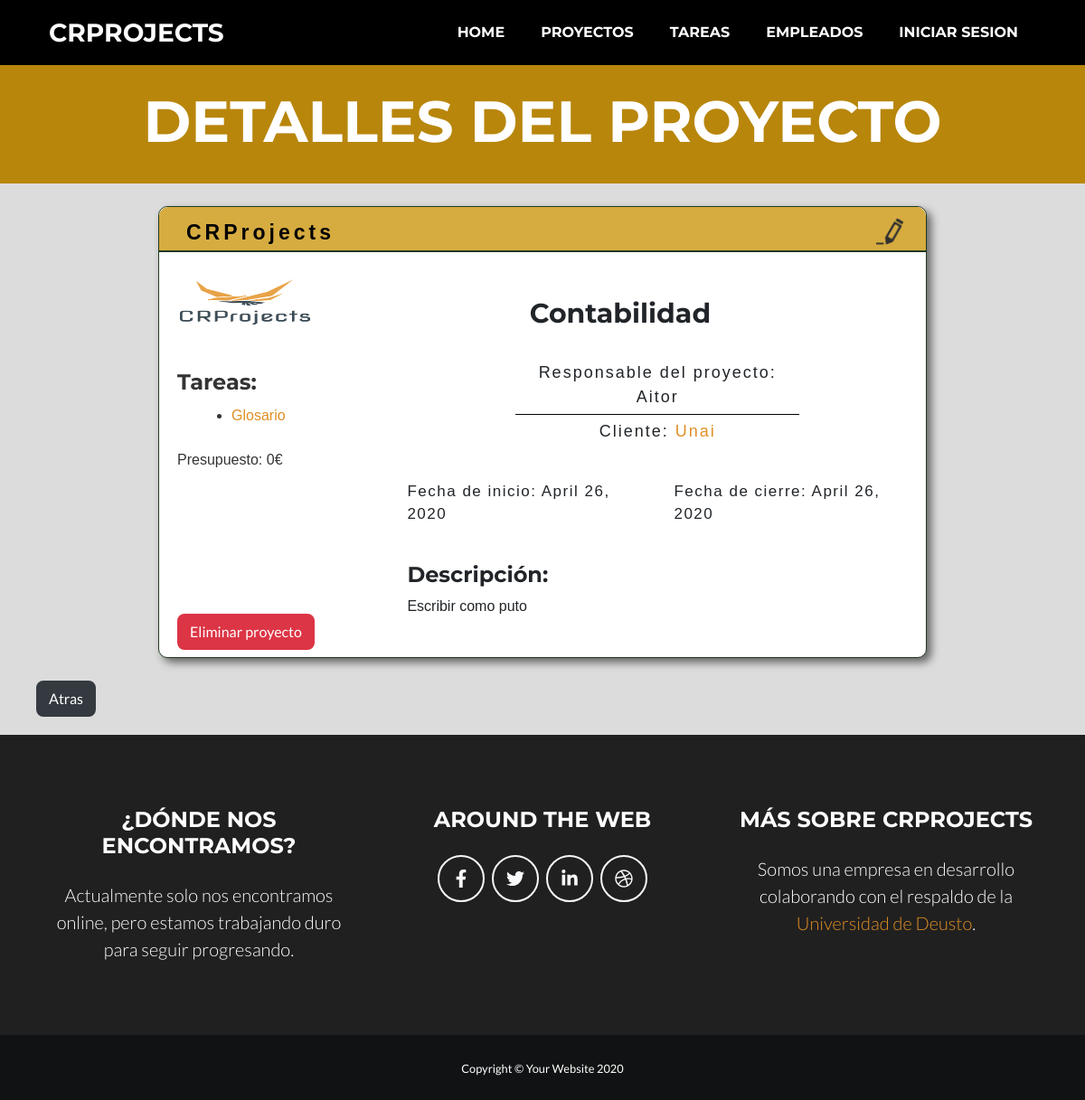
The app's page /proyecto/2/ with its own data.
### appGestorProyectos/models.py (models this page shows, shortened)
class Proyecto(models.Model):
    nombre = models.CharField(max_length=50)
    descripcion = models.TextField(max_length=200)
    fecha_inicio = models.DateField(("Date"), default=date.today)
    fecha_fin = models.DateField(("Date"), default=date.today)
    presupuesto = models.IntegerField(default=0)
    nombre_cliente = models.CharField(max_length=20, default="")
    apellidos_cliente = models.CharField(max_length=50, default="")
    email_cliente = models.EmailField(max_length=100, default="")
    telefono_cliente = models.IntegerField(default=0)
    tarea = models.ManyToManyField(Tarea)
    responsable = models.ForeignKey(Empleado, on_delete=models.CASCADE)

class Tarea(models.Model):
    nombre = models.CharField(max_length=50)
    descripcion = models.TextField(max_length=200)
    fecha_inicio = models.DateField(("Date"), default=date.today)
    fecha_fin = models.DateField(("Date"), default=date.today)
    responsable = models.ForeignKey(Empleado, on_delete=models.CASCADE, default="")
    prioridad_tarea_choices = (
        ('', ''),
        ('Urgente', 'Urgente'),
        ('Alta', 'Alta'),
        ('Moderada', 'Moderada'),
        ('Baja', 'Baja'),
    )
    nivel_prioridad = models.CharField(choices=prioridad_tarea_choices, default='', max_length=20)
    notas = models.TextField(max_length=300)
    estado_tarea_choices = (
        ('', ''),
        ('Abierta', 'Abierta'),
        ('Asignada', 'Asignada'),
        ('En proceso', 'En proceso'),
        ('Finalizada', 'Finalizada'),
    )
    estado_tarea = models.CharField(choices=estado_tarea_choices, default='', max_length=20)

class Empleado(models.Model):
    dni = models.CharField(max_length=9)
    nombre = models.CharField(max_length=50)
    apellidos = models.CharField(max_length=150)
    email = models.EmailField(max_length=254)
    telefono = models.IntegerField(default=0)
    imagen = models.ImageField(upload_to="foto_perfil", null=True, blank=True)
    def __str__(self):
        return f"{self.nombre}"

### appGestorProyectos/views.py (the view)
# urls.py: path('proyecto/<int:pk>/', views.ProyectoDetailView.as_view(), name='proyecto'),
class ProyectoDetailView(DetailView):
    model = Proyecto
    template_name = 'proyecto.html'
    def get_context_data(self, **kwargs):
        context = super(ProyectoDetailView, self).get_context_data(**kwargs)
        context['titulo_pagina'] = 'Detalles del proyecto'
        return context

### appGestorProyectos/templates/proyecto.html
{% extends 'index.html' %}
{% load static %}
{% block styles %}
<link href="{% static 'css/proyecto.css' %}" rel="stylesheet" />
{% endblock %}
{% block header %}
    <header class="masthead bg-primary text-white text-center">
        <div class="container d-flex align-items-center flex-column">
            <h1 class="masthead-heading text-uppercase mb-0">Detalles del proyecto</h1>
        </div>
    </header>
{% endblock %}
{% block main %}
<section id="principal">
    <article id="tarjeta_alta">
        <div id="tarjeta_up">
            <h3 id="titulo_tarjeta">CRProjects</h3>
            <a href="{% url 'proyecto_update' proyecto.id %}"><img id="editar" src="{% static 'img/edit.PNG' %}" alt="editar"></a>
        </div>
        <div id="tarjeta_down">
            <div id="tarjeta_down_titulo">
                <img src="{% static 'img/logo.png' %}" alt="empresa">
                <h3>{{ proyecto.nombre }}</h3>
            </div>
            <div id="izquierda">
                <h4>Tareas:</h4>
                <ul id="participantes">
                    {% for tarea in object.tarea.all %}
                    <li><a class="subrayado"  href="{% url 'tarea' tarea.id %}">{{ tarea.nombre }}</a></li>
                    {% endfor %}
                </ul>
                <p class="presupuesto">Presupuesto: {{ proyecto.presupuesto }}€</p>
            </div>
            <div id="derecha">
                <div id="derecha_nombre">
                    <p id="derecha_p1">Responsable del proyecto: {{ proyecto.responsable }}</p>
                    <p id="derecha_p2">Cliente: <a class="subrayado" href="{% url 'cliente' proyecto.id %}">{{ proyecto.nombre_cliente }}</a></p>
                </div>
                <div id="derecha_fechas">
                    <p class="fechas">Fecha de inicio: {{ proyecto.fecha_inicio }}</p>
                    <p class="fechas">Fecha de cierre: {{ proyecto.fecha_fin }}</p>
                </div>
                <div id="derecha_descripcion">
                    <h4>Descripción:</h4>
                    <p>{{ proyecto.descripcion }}</p>
                </div>
            </div>
            <div id="next">
                <td><a class="btn btn-danger" href="{% url 'proyecto_delete' proyecto.id %}">Eliminar proyecto</a></td>
            </div>
        </div>
    </article>
</section>
<div id="boton_atras">
    <a class="btn btn-dark" href="javascript: history.go(-1)">Atras</a>
</div>
{% endblock %}

### appGestorProyectos/static/css/proyecto.css (style rules this page uses)
#principal { background-color: #dcdcdc; height: 550px; width: auto; display: flex; justify-content: center; align-items: center; }
#tarjeta_alta { height: 500px; width: 850px; background-color: white; border-radius: 10px; border: 1px solid rgb(33, 58, 33); box-shadow: 5px 5px 10px #666; }
#tarjeta_up { height: 10%; background-color: #d6ac40; border-bottom: 2px solid rgb(33, 58, 33); border-radius: 10px 10px 0px 0px; }
#titulo_tarjeta { font-size: 23px; letter-spacing: 4px; font-family: 'Gill Sans', 'Gill Sans MT', Calibri, 'Trebuchet MS', sans-serif; color: black; margin: 15px 0px 0px 30px; float: left; }
#editar { width: 30px; height: 30px; float: right; margin: 12px 25px 0px 0px; }
#tarjeta_down { height: 90%; }
#tarjeta_down_titulo { width: 850px; height: 100px; }
#tarjeta_down_titulo img { width: 160px; height: 90px; float: left; margin: 10px 0px 0px 15px; }
#tarjeta_down_titulo h3 { display: inline-block; text-align: center; width: 670px; margin-top: 50px; font-size: 30px; }
#izquierda { height: 290px; width: 30%; float: left; margin-top: 10px; font-family: 'Gill Sans', 'Gill Sans MT', Calibri, 'Trebuchet MS', sans-serif; color: rgb(51, 51, 51); }
#izquierda h4 { text-align: left; margin: 20px 0px 10px 20px; }
#participantes { margin: 0px 0px 20px 40px; }
#participantes li { padding-bottom: 5px; }
#derecha { float: right; width: 70%; height: 300px; }
#derecha_nombre { margin-top: 20px; text-align: center; }
#derecha_p1 { margin: 0px 140px 0px 140px; border-bottom: 1px solid black; font-size: 18px; font-family: 'Gill Sans', 'Gill Sans MT', Calibri, 'Trebuchet MS', sans-serif; padding-bottom: 5px; letter-spacing: 2px; }
#derecha_p2 { margin: 0; font-size: 18px; font-family: 'Gill Sans', 'Gill Sans MT', Calibri, 'Trebuchet MS', sans-serif; padding-top: 5px; letter-spacing: 2px; }
#derecha_fechas { margin-top: 20px; display: flex; justify-content: center; align-items: center; }
.fechas { font-size: 17px; font-family: 'Gill Sans', 'Gill Sans MT', Calibri, 'Trebuchet MS', sans-serif; letter-spacing: 1.5px; margin: 20px 20px 0px 20px; }
#derecha_descripcion { margin: 40px 20px 0px 20px; font-family: 'Gill Sans', 'Gill Sans MT', Calibri, 'Trebuchet MS', sans-serif; }
#derecha_descripcion p { text-align: justify; }
#next { margin-top: 300px; width: 100%; height: 48px; padding-left: 20px; }
.presupuesto { margin: 20px 0px 10px 20px; }
.subrayado { text-decoration: none; background-image: linear-gradient(currentColor, currentColor); background-position: 0% 100%; background-repeat: no-repeat; background-size: 0% 2px; transition: background-size .3s; }
#boton_atras { background-color: #dcdcdc; padding-bottom: 20px; }
#boton_atras a { margin-left: 40px; }

### records on screen
Proyecto: nombre "Contabilidad", presupuesto "0", responsable "Aitor", nombre_cliente "Unai", fecha_inicio "April 26, 2020", fecha_fin "April 26, 2020", descripcion "Escribir como puto"
Tarea: nombre "Glosario"
